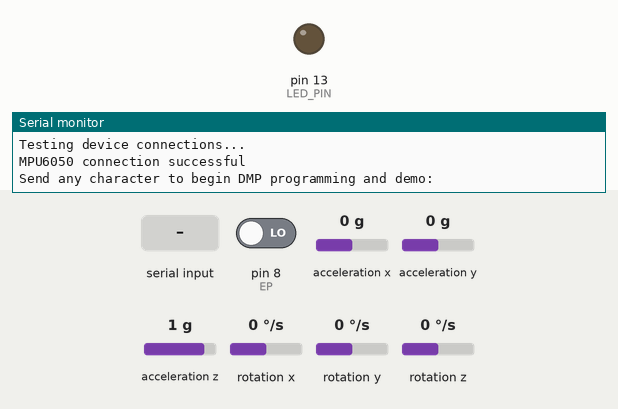
Bench run of a sketch on a simulated Arduino Uno, built with avr-gcc and run on an emulated ATmega328P. Parts: output pins drawn as LEDs (lit = HIGH), the last lines printed to the serial monitor. Dashed ring = blinking. The test bench sets the inputs (shaded band); at power-on: acceleration x 0 g, acceleration y 0 g, acceleration z 1 g, pin 8 (EP) LOW, rotation x 0 °/s, rotation y 0 °/s, rotation z 0 °/s. The sensor or clock chip raises its interrupt line as the real part does.

Above: at 0.9 s.
1.0 s: "1\n" received over Serial
At 1.8 s:
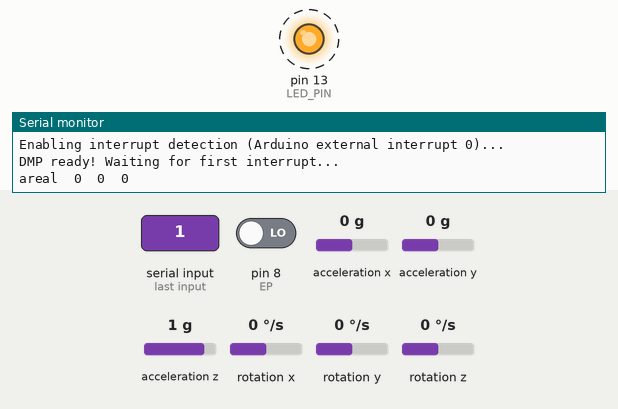
4.0 s: acceleration x set to -1.4 g
6.1 s: acceleration y set to -1.4 g
8.1 s: acceleration z set to -1.4 g
Timing chart, 0 to 11.2 s (numbered marks = the images above; inputs shaded):
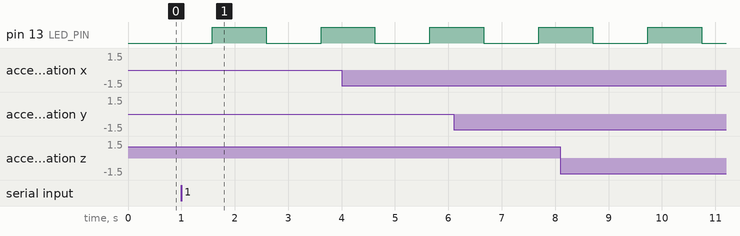

The sketch:

ArdMaster.ino
```cpp
#include <SoftwareSerial.h>
SoftwareSerial ArduinoSerial(3,2);

//-=====================================================
#include "I2Cdev.h"

#include "MPU6050_6Axis_MotionApps20.h"
//#include "MPU6050.h" // not necessary if using MotionApps include file

// Arduino Wire library is required if I2Cdev I2CDEV_ARDUINO_WIRE implementation
// is used in I2Cdev.h
#if I2CDEV_IMPLEMENTATION == I2CDEV_ARDUINO_WIRE
    #include "Wire.h"
#endif

// class default I2C address is 0x68
// specific I2C addresses may be passed as a parameter here
// AD0 low = 0x68 (default for SparkFun breakout and InvenSense evaluation board)
// AD0 high = 0x69
MPU6050 mpu;
//MPU6050 mpu(0x69); // <-- use for AD0 high

// uncomment "OUTPUT_READABLE_REALACCEL" if you want to see acceleration
// components with gravity removed. This acceleration reference frame is
// not compensated for orientation, so +X is always +X according to the
// sensor, just without the effects of gravity. If you want acceleration
// compensated for orientation, us OUTPUT_READABLE_WORLDACCEL instead.
#define OUTPUT_READABLE_REALACCEL

// uncomment "OUTPUT_READABLE_WORLDACCEL" if you want to see acceleration
// components with gravity removed and adjusted for the world frame of
// reference (yaw is relative to initial orientation, since no magnetometer
// is present in this case). Could be quite handy in some cases.
//#define OUTPUT_READABLE_WORLDACCEL


#define LED_PIN 13 // (Arduino is 13, Teensy is 11, Teensy++ is 6)
bool blinkState = false;

// MPU control/status vars
bool dmpReady = false;  // set true if DMP init was successful
uint8_t mpuIntStatus;   // holds actual interrupt status byte from MPU
uint8_t devStatus;      // return status after each device operation (0 = success, !0 = error)
uint16_t packetSize;    // expected DMP packet size (default is 42 bytes)
uint16_t fifoCount;     // count of all bytes currently in FIFO
uint8_t fifoBuffer[64]; // FIFO storage buffer

// orientation/motion vars
Quaternion q;           // [w, x, y, z]         quaternion container
VectorInt16 aa;         // [x, y, z]            accel sensor measurements
VectorInt16 aaReal;     // [x, y, z]            gravity-free accel sensor measurements
VectorInt16 aaWorld;    // [x, y, z]            world-frame accel sensor measurements
VectorFloat gravity;    // [x, y, z]            gravity vector
float euler[3];         // [psi, theta, phi]    Euler angle container
float ypr[3];           // [yaw, pitch, roll]   yaw/pitch/roll container and gravity vector

// packet structure for InvenSense teapot demo
uint8_t teapotPacket[14] = { '$', 0x02, 0,0, 0,0, 0,0, 0,0, 0x00, 0x00, '\r', '\n' };


// ================================================================
// ===               INTERRUPT DETECTION ROUTINE                ===
// ================================================================

volatile bool mpuInterrupt = false;     // indicates whether MPU interrupt pin has gone high
void dmpDataReady() {
    mpuInterrupt = true;
}

// =====================================================

int ledPin = 13;
int EP =8;

void setup() {
  // =============================================================
  // put your setup code here, to run once:
  // join I2C bus (I2Cdev library doesn't do this automatically)
    #if I2CDEV_IMPLEMENTATION == I2CDEV_ARDUINO_WIRE
        Wire.begin();
        TWBR = 24; // 400kHz I2C clock (200kHz if CPU is 8MHz)
    #elif I2CDEV_IMPLEMENTATION == I2CDEV_BUILTIN_FASTWIRE
        Fastwire::setup(400, true);
    #endif

    // initialize serial communication
    // (115200 chosen because it is required for Teapot Demo output, but it's
    // really up to you depending on your project)
    Serial.begin(9600);
    while (!Serial); // wait for Leonardo enumeration, others continue immediately

    // NOTE: 8MHz or slower host processors, like the Teensy @ 3.3v or Ardunio
    // Pro Mini running at 3.3v, cannot handle this baud rate reliably due to
    // the baud timing being too misaligned with processor ticks. You must use
    // 38400 or slower in these cases, or use some kind of external separate
    // crystal solution for the UART timer.

    // initialize device
    Serial.println(F("Initializing I2C devices..."));
    mpu.initialize();

    // verify connection
    Serial.println(F("Testing device connections..."));
    Serial.println(mpu.testConnection() ? F("MPU6050 connection successful") : F("MPU6050 connection failed"));

    // wait for ready
    Serial.println(F("\nSend any character to begin DMP programming and demo: "));
    while (Serial.available() && Serial.read()); // empty buffer
    while (!Serial.available());                 // wait for data
    while (Serial.available() && Serial.read()); // empty buffer again

    // load and configure the DMP
    Serial.println(F("Initializing DMP..."));
    devStatus = mpu.dmpInitialize();

    // supply your own gyro offsets here, scaled for min sensitivity
    mpu.setXGyroOffset(220);
    mpu.setYGyroOffset(76);
    mpu.setZGyroOffset(-85);
    mpu.setZAccelOffset(1788); // 1688 factory default for my test chip

    // make sure it worked (returns 0 if so)
    if (devStatus == 0) {
        // turn on the DMP, now that it's ready
        Serial.println(F("Enabling DMP..."));
        mpu.setDMPEnabled(true);

        // enable Arduino interrupt detection
        Serial.println(F("Enabling interrupt detection (Arduino external interrupt 0)..."));
        attachInterrupt(0, dmpDataReady, RISING);
        mpuIntStatus = mpu.getIntStatus();

        // set our DMP Ready flag so the main loop() function knows it's okay to use it
        Serial.println(F("DMP ready! Waiting for first interrupt..."));
        dmpReady = true;

        // get expected DMP packet size for later comparison
        packetSize = mpu.dmpGetFIFOPacketSize();
    } else {
        // ERROR!
        // 1 = initial memory load failed
        // 2 = DMP configuration updates failed
        // (if it's going to break, usually the code will be 1)
        Serial.print(F("DMP Initialization failed (code "));
        Serial.print(devStatus);
        Serial.println(F(")"));
    }

    // configure LED for output
    pinMode(LED_PIN, OUTPUT);
    // ===================================================
//Serial.begin(9600);
ArduinoSerial.begin(9600);
}

long TP_init(){
  delay(10);
  long measurement=pulseIn (EP, HIGH);  //wait for the pin to get HIGH and returns measurement
  //long measurement = digitalRead(EP);
  return measurement;
}

void loop() {
  // =========================================================
  if (!dmpReady) return;
    // reset interrupt flag and get INT_STATUS byte
    mpuInterrupt = false;
    mpuIntStatus = mpu.getIntStatus();

    // get current FIFO count
    fifoCount = mpu.getFIFOCount();

    // check for overflow (this should never happen unless our code is too inefficient)
    if ((mpuIntStatus & 0x10) || fifoCount == 1024) {
        // reset so we can continue cleanly
        mpu.resetFIFO();
        Serial.println(F("FIFO overflow!"));

    // otherwise, check for DMP data ready interrupt (this should happen frequently)
    } else if (mpuIntStatus & 0x02) {
        // wait for correct available data length, should be a VERY short wait
        while (fifoCount < packetSize) fifoCount = mpu.getFIFOCount();

        // read a packet from FIFO
        mpu.getFIFOBytes(fifoBuffer, packetSize);

        // track FIFO count here in case there is > 1 packet available
        // (this lets us immediately read more without waiting for an interrupt)
        fifoCount -= packetSize;


        #ifdef OUTPUT_READABLE_REALACCEL
            // display real acceleration, adjusted to remove gravity
            mpu.dmpGetQuaternion(&q, fifoBuffer);
            mpu.dmpGetAccel(&aa, fifoBuffer);
            mpu.dmpGetGravity(&gravity, &q);
            mpu.dmpGetLinearAccel(&aaReal, &aa, &gravity);
            Serial.print("areal\t");
            Serial.print(aaReal.x);
            Serial.print("\t");
            Serial.print(aaReal.y);
            Serial.print("\t");
            Serial.println(aaReal.z);
        #endif

        #ifdef OUTPUT_READABLE_WORLDACCEL
            // display initial world-frame acceleration, adjusted to remove gravity
            // and rotated based on known orientation from quaternion
            mpu.dmpGetQuaternion(&q, fifoBuffer);
            mpu.dmpGetAccel(&aa, fifoBuffer);
            mpu.dmpGetGravity(&gravity, &q);
            mpu.dmpGetLinearAccel(&aaReal, &aa, &gravity);
            mpu.dmpGetLinearAccelInWorld(&aaWorld, &aaReal, &q);
            Serial.print("aworld\t");
            Serial.print(aaWorld.x);
            Serial.print("\t");
            Serial.print(aaWorld.y);
            Serial.print("\t");
            Serial.println(aaWorld.z);
        #endif


        // blink LED to indicate activity
        blinkState = !blinkState;
        digitalWrite(LED_PIN, blinkState);
    }
  // =========================================================
  // put your main code here, to run repeatedly:
    long measurement =TP_init();
  //delay(200);
 // Serial.print("measurment = ");

  if (measurement > 1000){
    digitalWrite(ledPin, HIGH);
    ArduinoSerial.print(measurement);
    ArduinoSerial.print("\n");
  }
  else{
    digitalWrite(ledPin, LOW);
  }

  Serial.println(measurement);

}
```

Measured:
- after the input at 1.0 s, pin 13 (LED_PIN): LOW → HIGH after 0.58 s, → LOW 1.0 s later, → HIGH 1.0 s later
